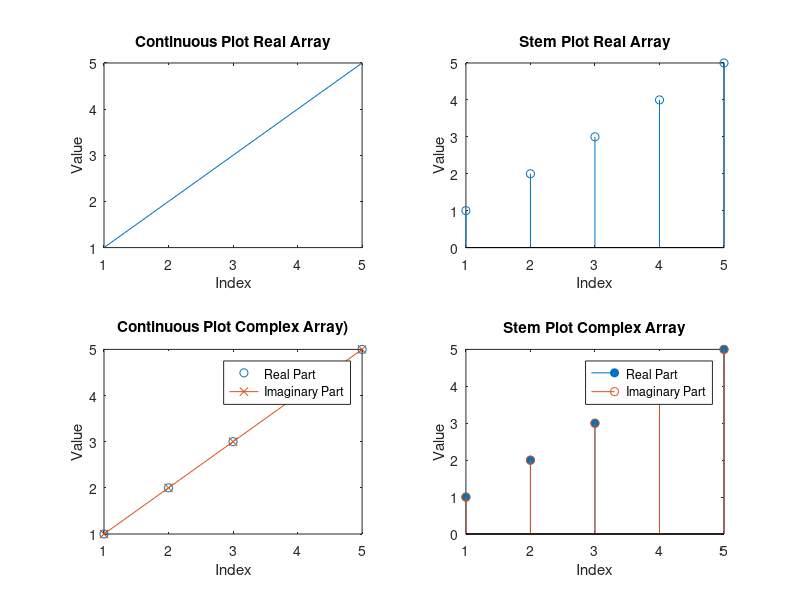

This chart was generated by the following MATLAB code:
clc;
clear all;
close all;
real_array = [1, 2, 3, 4, 5];
complex_array = [1+1i, 2+2i, 3+3i, 4+4i, 5+5i];
figure;
subplot(2,2,1);
plot(real_array);
title('Continuous Plot Real Array');
xlabel('Index');
ylabel('Value');
subplot(2,2,2);
stem(real_array);
title('Stem Plot Real Array');
xlabel('Index');
ylabel('Value');
subplot(2,2,3);
plot(real_array, 'o');
hold on;
plot(imag(complex_array), '-x');
title('Continuous Plot Complex Array)');
xlabel('Index');
ylabel('Value');
legend('Real Part', 'Imaginary Part');
subplot(2,2,4);
stem(real(complex_array), 'filled');
hold on;
stem(imag(complex_array));
title('Stem Plot Complex Array');
xlabel('Index');
ylabel('Value');
legend('Real Part', 'Imaginary Part');